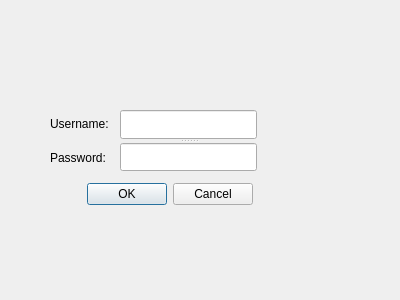
<?xml version="1.0" encoding="UTF-8"?>
<ui version="4.0">
 <class>Account</class>
 <widget class="QDialog" name="Account">
  <property name="geometry">
   <rect>
    <x>0</x>
    <y>0</y>
    <width>400</width>
    <height>300</height>
   </rect>
  </property>
  <property name="windowTitle">
   <string>Dialog</string>
  </property>
  <widget class="QDialogButtonBox" name="buttonBox">
   <property name="geometry">
    <rect>
     <x>60</x>
     <y>180</y>
     <width>193</width>
     <height>28</height>
    </rect>
   </property>
   <property name="orientation">
    <enum>Qt::Horizontal</enum>
   </property>
   <property name="standardButtons">
    <set>QDialogButtonBox::Cancel|QDialogButtonBox::Ok</set>
   </property>
  </widget>
  <widget class="QSplitter" name="splitter">
   <property name="geometry">
    <rect>
     <x>120</x>
     <y>110</y>
     <width>137</width>
     <height>61</height>
    </rect>
   </property>
   <property name="orientation">
    <enum>Qt::Vertical</enum>
   </property>
   <widget class="QLineEdit" name="lineEdit_2">
    <property name="text">
     <string/>
    </property>
   </widget>
   <widget class="QLineEdit" name="lineEdit">
    <property name="text">
     <string/>
    </property>
   </widget>
  </widget>
  <widget class="QWidget" name="layoutWidget">
   <property name="geometry">
    <rect>
     <x>50</x>
     <y>110</y>
     <width>65</width>
     <height>61</height>
    </rect>
   </property>
   <layout class="QVBoxLayout" name="verticalLayout">
    <item>
     <widget class="QLabel" name="label">
      <property name="text">
       <string>Username:</string>
      </property>
     </widget>
    </item>
    <item>
     <widget class="QLabel" name="label_2">
      <property name="text">
       <string>Password:</string>
      </property>
     </widget>
    </item>
   </layout>
  </widget>
 </widget>
 <resources/>
 <connections>
  <connection>
   <sender>buttonBox</sender>
   <signal>accepted()</signal>
   <receiver>Account</receiver>
   <slot>accept()</slot>
   <hints>
    <hint type="sourcelabel">
     <x>110</x>
     <y>188</y>
    </hint>
    <hint type="destinationlabel">
     <x>157</x>
     <y>274</y>
    </hint>
   </hints>
  </connection>
 </connections>
</ui>
